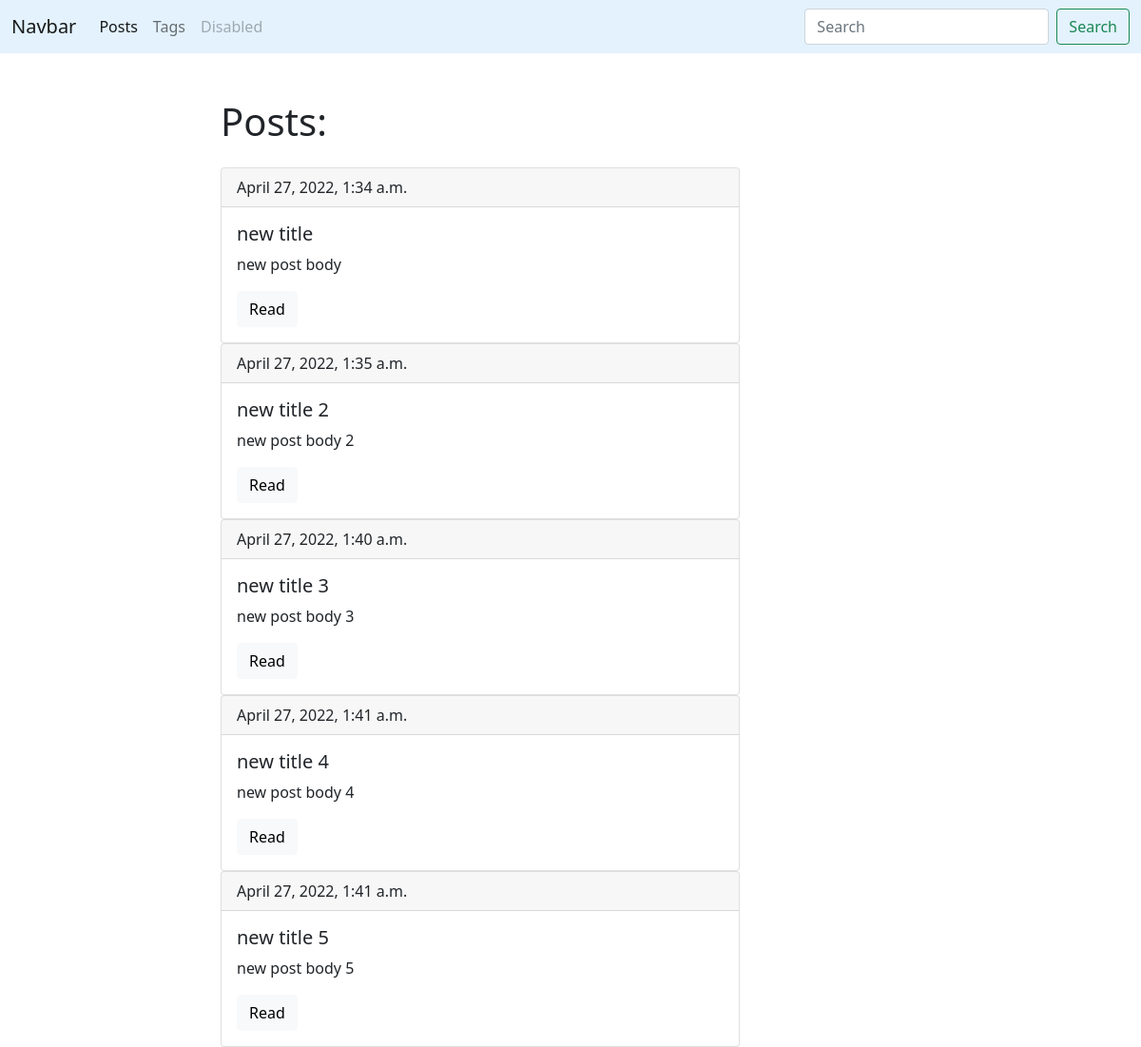
Screenshot of /blog/ with the database file from the repository.
### blog/models.py (models this page shows, shortened)
class Post(models.Model):
    title = models.CharField(max_length=150, db_index=True)
    slug = models.SlugField(max_length=50, unique=True)
    body = models.TextField(blank=True, db_index=True)
    tags = models.ManyToManyField('Tag', blank=True, related_name='posts')
    date_pub = models.DateTimeField(auto_now_add=True)
    def get_absolute_url(self):
        return reverse('post_detail_url', args=[self.slug, ])

### blog/views.py (the view)
# urls.py: path('', posts_list, name='posts_list_url'),
def posts_list(request):
    posts = Post.objects.all()
    return render(request, 'blog/index.html', context={'posts': posts})

### blog/templates/blog/index.html (shortened to what this page needs)
{% extends 'blog/base_blog.html' %}
{% block content %}
    <h1 class="mb-4">Posts: </h1>
    {% for post in posts %}
        <div class="card">
          <div class="card-header">
              {{post.date_pub}}
          </div>
          <div class="card-body">
            <h5 class="card-title">{{post.title}}</h5>
            <p class="card-text">{{post.body|truncatewords:15 }}</p>
            <a href="{{ post.get_absolute_url }}" class="btn btn-light">Read</a>
          </div>
        </div>
    {% endfor %}
{% endblock %}

### rows the page displays
Post: date_pub "April 27, 2022, 1:34 a.m.", title "new title", body "new post body"
Post: date_pub "April 27, 2022, 1:35 a.m.", title "new title 2", body "new post body 2"
Post: date_pub "April 27, 2022, 1:40 a.m.", title "new title 3", body "new post body 3"
Post: date_pub "April 27, 2022, 1:41 a.m.", title "new title 4", body "new post body 4"
Post: date_pub "April 27, 2022, 1:41 a.m.", title "new title 5", body "new post body 5"
